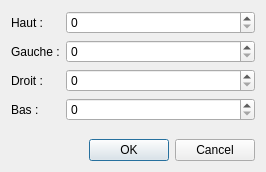
<?xml version="1.0" encoding="UTF-8"?>
<ui version="4.0">
 <class>MarginsEditDialog</class>
 <widget class="QDialog" name="MarginsEditDialog">
  <property name="geometry">
   <rect>
    <x>0</x>
    <y>0</y>
    <width>266</width>
    <height>172</height>
   </rect>
  </property>
  <property name="windowTitle">
   <string>Editer les marges</string>
  </property>
  <layout class="QGridLayout" name="gridLayout">
   <item row="3" column="1">
    <widget class="QSpinBox" name="m_bottom_sb">
     <property name="prefix">
      <string/>
     </property>
    </widget>
   </item>
   <item row="1" column="1">
    <widget class="QSpinBox" name="m_left_sb">
     <property name="prefix">
      <string/>
     </property>
    </widget>
   </item>
   <item row="5" column="1">
    <widget class="QDialogButtonBox" name="buttonBox">
     <property name="orientation">
      <enum>Qt::Horizontal</enum>
     </property>
     <property name="standardButtons">
      <set>QDialogButtonBox::Cancel|QDialogButtonBox::Ok</set>
     </property>
    </widget>
   </item>
   <item row="0" column="1">
    <widget class="QSpinBox" name="m_top_sb">
     <property name="prefix">
      <string/>
     </property>
    </widget>
   </item>
   <item row="2" column="1">
    <widget class="QSpinBox" name="m_right_sb">
     <property name="prefix">
      <string/>
     </property>
    </widget>
   </item>
   <item row="4" column="1">
    <spacer name="verticalSpacer">
     <property name="orientation">
      <enum>Qt::Vertical</enum>
     </property>
     <property name="sizeHint" stdset="0">
      <size>
       <width>20</width>
       <height>40</height>
      </size>
     </property>
    </spacer>
   </item>
   <item row="0" column="0">
    <widget class="QLabel" name="label">
     <property name="text">
      <string>Haut :</string>
     </property>
    </widget>
   </item>
   <item row="1" column="0">
    <widget class="QLabel" name="label_2">
     <property name="text">
      <string>Gauche :</string>
     </property>
    </widget>
   </item>
   <item row="2" column="0">
    <widget class="QLabel" name="label_3">
     <property name="text">
      <string>Droit :</string>
     </property>
    </widget>
   </item>
   <item row="3" column="0">
    <widget class="QLabel" name="label_4">
     <property name="text">
      <string>Bas :</string>
     </property>
    </widget>
   </item>
  </layout>
 </widget>
 <tabstops>
  <tabstop>m_top_sb</tabstop>
  <tabstop>m_left_sb</tabstop>
  <tabstop>m_right_sb</tabstop>
  <tabstop>m_bottom_sb</tabstop>
 </tabstops>
 <resources/>
 <connections>
  <connection>
   <sender>buttonBox</sender>
   <signal>accepted()</signal>
   <receiver>MarginsEditDialog</receiver>
   <slot>accept()</slot>
   <hints>
    <hint type="sourcelabel">
     <x>248</x>
     <y>254</y>
    </hint>
    <hint type="destinationlabel">
     <x>157</x>
     <y>274</y>
    </hint>
   </hints>
  </connection>
  <connection>
   <sender>buttonBox</sender>
   <signal>rejected()</signal>
   <receiver>MarginsEditDialog</receiver>
   <slot>reject()</slot>
   <hints>
    <hint type="sourcelabel">
     <x>316</x>
     <y>260</y>
    </hint>
    <hint type="destinationlabel">
     <x>286</x>
     <y>274</y>
    </hint>
   </hints>
  </connection>
 </connections>
</ui>
